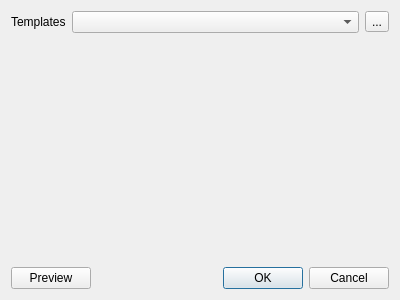
<?xml version="1.0" encoding="UTF-8"?>
<ui version="4.0">
 <class>ITemplateWidget</class>
 <widget class="QDialog" name="ITemplateWidget">
  <property name="geometry">
   <rect>
    <x>0</x>
    <y>0</y>
    <width>400</width>
    <height>300</height>
   </rect>
  </property>
  <property name="windowTitle">
   <string>Insert Template...</string>
  </property>
  <property name="windowIcon">
   <iconset resource="../resources.qrc">
    <normaloff>:/icons/Template.svgt</normaloff>:/icons/Template.svgt</iconset>
  </property>
  <layout class="QVBoxLayout" name="verticalLayout">
   <item>
    <layout class="QHBoxLayout" name="horizontalLayout">
     <item>
      <widget class="QLabel" name="label">
       <property name="sizePolicy">
        <sizepolicy hsizetype="Maximum" vsizetype="Preferred">
         <horstretch>0</horstretch>
         <verstretch>0</verstretch>
        </sizepolicy>
       </property>
       <property name="text">
        <string>Templates</string>
       </property>
      </widget>
     </item>
     <item>
      <widget class="QComboBox" name="comboTemplates"/>
     </item>
     <item>
      <widget class="QToolButton" name="toolPathTemplates">
       <property name="toolTip">
        <string>Select a path with your own templates.</string>
       </property>
       <property name="text">
        <string>...</string>
       </property>
       <property name="icon">
        <iconset resource="../resources.qrc">
         <normaloff>:/icons/PathBlue.svgt</normaloff>:/icons/PathBlue.svgt</iconset>
       </property>
      </widget>
     </item>
    </layout>
   </item>
   <item>
    <layout class="QVBoxLayout" name="layoutWidget">
     <item>
      <spacer name="verticalSpacer">
       <property name="orientation">
        <enum>Qt::Vertical</enum>
       </property>
       <property name="sizeHint" stdset="0">
        <size>
         <width>20</width>
         <height>40</height>
        </size>
       </property>
      </spacer>
     </item>
    </layout>
   </item>
   <item>
    <layout class="QHBoxLayout" name="horizontalLayout_2">
     <item>
      <widget class="QPushButton" name="pushPreview">
       <property name="text">
        <string>Preview</string>
       </property>
      </widget>
     </item>
     <item>
      <spacer name="horizontalSpacer">
       <property name="orientation">
        <enum>Qt::Horizontal</enum>
       </property>
       <property name="sizeHint" stdset="0">
        <size>
         <width>40</width>
         <height>20</height>
        </size>
       </property>
      </spacer>
     </item>
     <item>
      <widget class="QDialogButtonBox" name="buttonBox">
       <property name="orientation">
        <enum>Qt::Horizontal</enum>
       </property>
       <property name="standardButtons">
        <set>QDialogButtonBox::Cancel|QDialogButtonBox::Ok</set>
       </property>
      </widget>
     </item>
    </layout>
   </item>
  </layout>
 </widget>
 <resources>
  <include location="../resources.qrc"/>
 </resources>
 <connections>
  <connection>
   <sender>buttonBox</sender>
   <signal>accepted()</signal>
   <receiver>ITemplateWidget</receiver>
   <slot>accept()</slot>
   <hints>
    <hint type="sourcelabel">
     <x>248</x>
     <y>254</y>
    </hint>
    <hint type="destinationlabel">
     <x>157</x>
     <y>274</y>
    </hint>
   </hints>
  </connection>
  <connection>
   <sender>buttonBox</sender>
   <signal>rejected()</signal>
   <receiver>ITemplateWidget</receiver>
   <slot>reject()</slot>
   <hints>
    <hint type="sourcelabel">
     <x>316</x>
     <y>260</y>
    </hint>
    <hint type="destinationlabel">
     <x>286</x>
     <y>274</y>
    </hint>
   </hints>
  </connection>
 </connections>
</ui>
